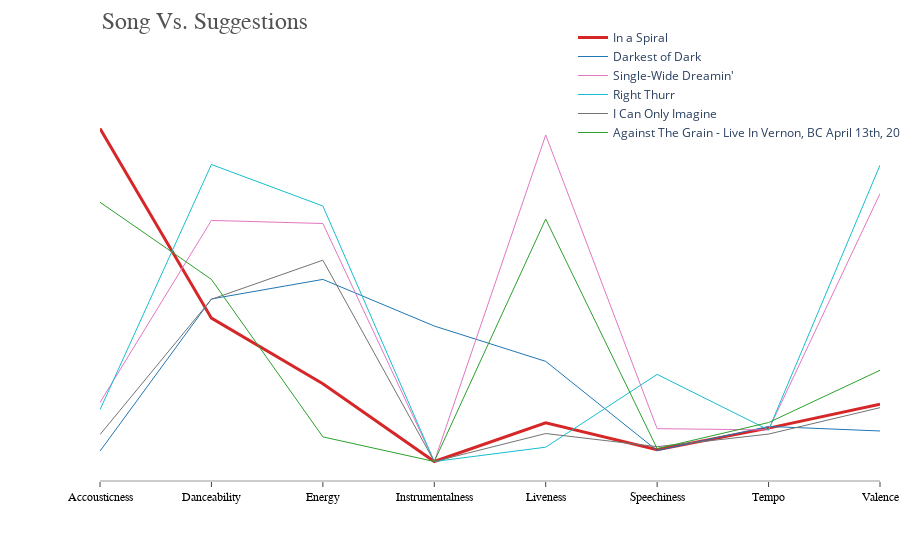

The code cell stored with this chart in its notebook:
### Code cell
import plotly.graph_objects as go
labels = [ogtrack.iloc[-1]['track_name'], sug1track.iloc[-1]['track_name'], sug2track.iloc[-1]['track_name'], sug3track.iloc[-1]['track_name'],sug4track.iloc[-1]['track_name'], sug5track.iloc[-1]['track_name']]
colors = ['#d62728','#1f77b4', '#e377c2', '#17becf',
          'rgb(115,115,115)', '#2ca02c']
xlabels = ['Accousticness', 'Danceability', 'Energy',
               'Instrumentalness', 'Liveness', 'Speechiness',
               'Tempo', 'Valence']
line_size = [3, 1, 1, 1, 1, 1]
x_data = np.array([['Accousticness', 'Danceability', 'Energy',
               'Instrumentalness', 'Liveness', 'Speechiness',
               'Tempo', 'Valence']])
y_data = np.array([
                   [ogtrack.iloc[-1]['acousticness'], ogtrack.iloc[-1]['danceability'], ogtrack.iloc[-1]['energy'], ogtrack.iloc[-1]['instrumentalness'], ogtrack.iloc[-1]['liveness'], ogtrack.iloc[-1]['speechiness'], ogtrack.iloc[-1]['tempo'], ogtrack.iloc[-1]['valence']],
                   [sug1track.iloc[-1]['acousticness'], sug1track.iloc[-1]['danceability'], sug1track.iloc[-1]['energy'], sug1track.iloc[-1]['instrumentalness'], sug1track.iloc[-1]['liveness'], sug1track.iloc[-1]['speechiness'], sug1track.iloc[-1]['tempo'], sug1track.iloc[-1]['valence']],
                   [sug2track.iloc[-1]['acousticness'], sug2track.iloc[-1]['danceability'], sug2track.iloc[-1]['energy'], sug2track.iloc[-1]['instrumentalness'], sug2track.iloc[-1]['liveness'], sug2track.iloc[-1]['speechiness'], sug2track.iloc[-1]['tempo'], sug2track.iloc[-1]['valence']],
                   [sug3track.iloc[-1]['acousticness'], sug3track.iloc[-1]['danceability'], sug3track.iloc[-1]['energy'], sug3track.iloc[-1]['instrumentalness'], sug3track.iloc[-1]['liveness'], sug3track.iloc[-1]['speechiness'], sug3track.iloc[-1]['tempo'], sug3track.iloc[-1]['valence']],
                   [sug4track.iloc[-1]['acousticness'], sug4track.iloc[-1]['danceability'], sug4track.iloc[-1]['energy'], sug4track.iloc[-1]['instrumentalness'], sug4track.iloc[-1]['liveness'], sug4track.iloc[-1]['speechiness'], sug4track.iloc[-1]['tempo'], sug4track.iloc[-1]['valence']],
                   [sug5track.iloc[-1]['acousticness'], sug5track.iloc[-1]['danceability'], sug5track.iloc[-1]['energy'], sug5track.iloc[-1]['instrumentalness'], sug5track.iloc[-1]['liveness'], sug5track.iloc[-1]['speechiness'], sug5track.iloc[-1]['tempo'], sug5track.iloc[-1]['valence']]
])
fig = go.Figure()
for i in range(0, 6):
    fig.add_trace(go.Scatter(x=x_data[0], y=y_data[i], mode='lines',
        name=labels[i],
        line=dict(color=colors[i], width=line_size[i]),
        connectgaps=True,
    ))
fig.update_layout(
    xaxis=dict(
        ticktext=xlabels,
        showline=True,
        showgrid=True,
        showticklabels=True,
        linecolor='rgb(204, 204, 204)',
        linewidth=2,
        ticks='outside',
        tickfont=dict(
            family='Arial',
            size=12,
            color='black',
        ),
    ),
    yaxis=dict(
        showgrid=False,
        zeroline=False,
        showline=False,
        showticklabels=False),
    autosize=False,
    margin=dict(
        autoexpand=False,
        l=100,
        r=20,
        t=110,
    ),
    showlegend=True,
    plot_bgcolor='white',
    legend=dict(
    orientation="h",
    yanchor="bottom",
    y=.9,
    xanchor="right",
    x=1.05)
)
annotations = []
# Title
annotations.append(dict(xref='paper', yref='paper', x=0.0, y=1.2,
                              xanchor='left', yanchor='bottom',
                              text='Song & Suggestions',
                              font=dict(family='Cursive',
                                        size=24,
                                        color='rgb(82, 82, 82)'),
                              showarrow=False))
fig.update_layout(annotations=annotations)
fig.show()

### Figure 1 — Plotly figure (JSON) as saved in the notebook; plotly's stock layout.template omitted (floating-point values rounded to 4 significant figures)
{"data": [{"connectgaps": true, "line": {"color": "#d62728", "width": 3}, "mode": "lines", "name": "In a Spiral", "type": "scatter", "x": ["Accousticness", "Danceability", "Energy", "Instrumentalness", "Liveness", "Speechiness", "Tempo", "Valence"], "y": [0.971, 0.418, 0.227, 2.88e-06, 0.113, 0.0347, 0.09725, 0.167]}, {"connectgaps": true, "line": {"color": "#1f77b4", "width": 1}, "mode": "lines", "name": "Darkest of Dark", "type": "scatter", "x": ["Accousticness", "Danceability", "Energy", "Instrumentalness", "Liveness", "Speechiness", "Tempo", "Valence"], "y": [0.0303, 0.474, 0.531, 0.395, 0.292, 0.0319, 0.1022, 0.089]}, {"connectgaps": true, "line": {"color": "#e377c2", "width": 1}, "mode": "lines", "name": "Single-Wide Dreamin'", "type": "scatter", "x": ["Accousticness", "Danceability", "Energy", "Instrumentalness", "Liveness", "Speechiness", "Tempo", "Valence"], "y": [0.172, 0.703, 0.694, 0, 0.952, 0.0958, 0.092, 0.781]}, {"connectgaps": true, "line": {"color": "#17becf", "width": 1}, "mode": "lines", "name": "Right Thurr", "type": "scatter", "x": ["Accousticness", "Danceability", "Energy", "Instrumentalness", "Liveness", "Speechiness", "Tempo", "Valence"], "y": [0.151, 0.866, 0.745, 0, 0.0417, 0.254, 0.09208, 0.864]}, {"connectgaps": true, "line": {"color": "rgb(115,115,115)", "width": 1}, "mode": "lines", "name": "I Can Only Imagine", "type": "scatter", "x": ["Accousticness", "Danceability", "Energy", "Instrumentalness", "Liveness", "Speechiness", "Tempo", "Valence"], "y": [0.0785, 0.473, 0.587, 0, 0.0816, 0.0432, 0.07995, 0.157]}, {"connectgaps": true, "line": {"color": "#2ca02c", "width": 1}, "mode": "lines", "name": "Against The Grain - Live In Vernon, BC April 13th, 2017", "type": "scatter", "x": ["Accousticness", "Danceability", "Energy", "Instrumentalness", "Liveness", "Speechiness", "Tempo", "Valence"], "y": [0.756, 0.531, 0.0718, 0, 0.707, 0.0376, 0.1135, 0.266]}], "layout": {"annotations": [{"font": {"color": "rgb(82, 82, 82)", "family": "Cursive", "size": 24}, "showarrow": false, "text": "Song Vs. Suggestions", "x": 0, "xanchor": "left", "xref": "paper", "y": 1.2, "yanchor": "bottom", "yref": "paper"}], "autosize": false, "legend": {"orientation": "h", "x": 1.05, "xanchor": "right", "y": 0.9, "yanchor": "bottom"}, "margin": {"autoexpand": false, "l": 100, "r": 20, "t": 110}, "plot_bgcolor": "white", "showlegend": true, "xaxis": {"linecolor": "rgb(204, 204, 204)", "linewidth": 2, "showgrid": true, "showline": true, "showticklabels": true, "tickfont": {"color": "black", "family": "Arial", "size": 12}, "ticks": "outside", "ticktext": ["Accousticness", "Danceability", "Energy", "Instrumentalness", "Liveness", "Speechiness", "Tempo", "Valence"]}, "yaxis": {"showgrid": false, "showline": false, "showticklabels": false, "zeroline": false}}}
